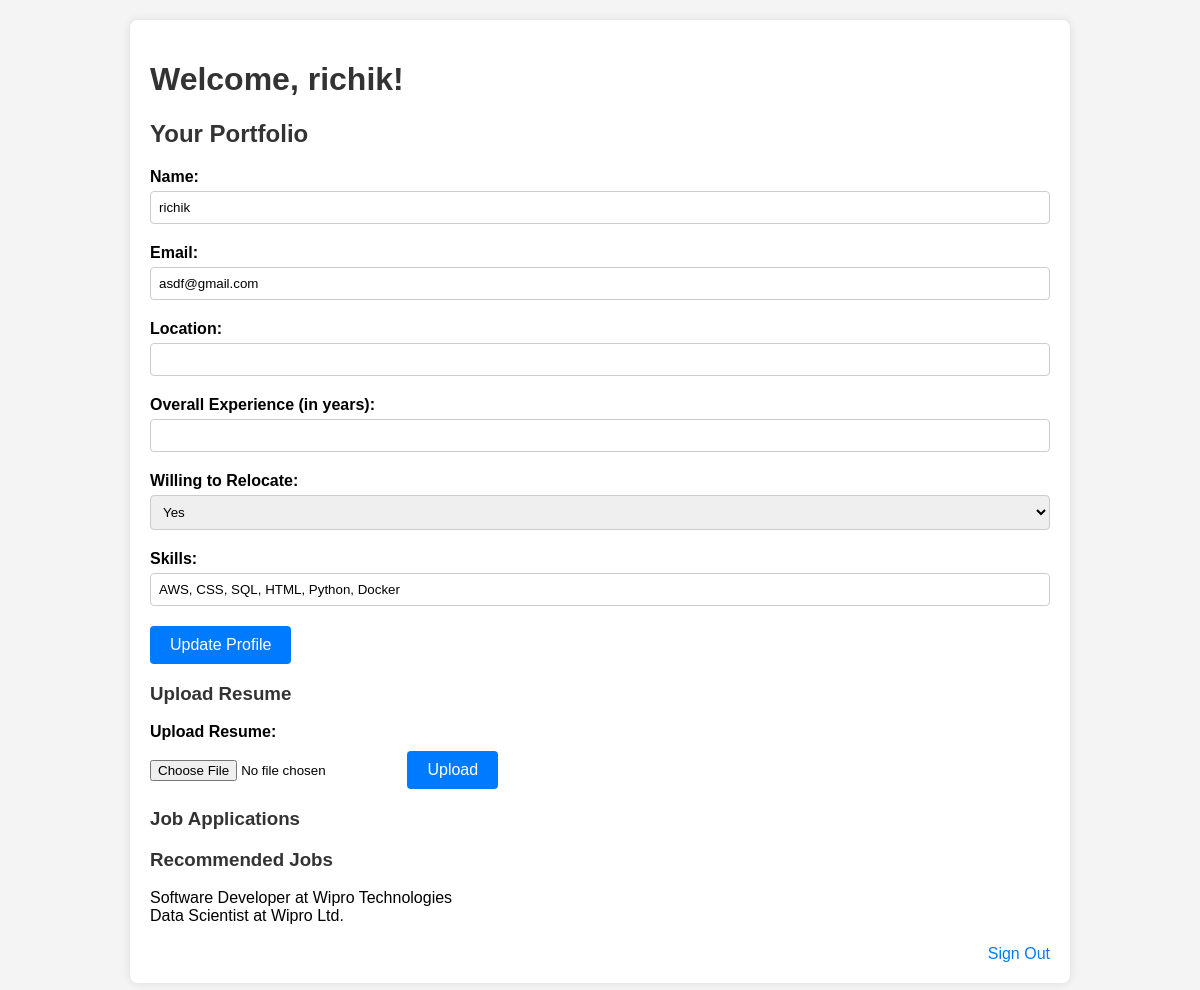
The app's page /user/user_dashboard (signed in), older data.
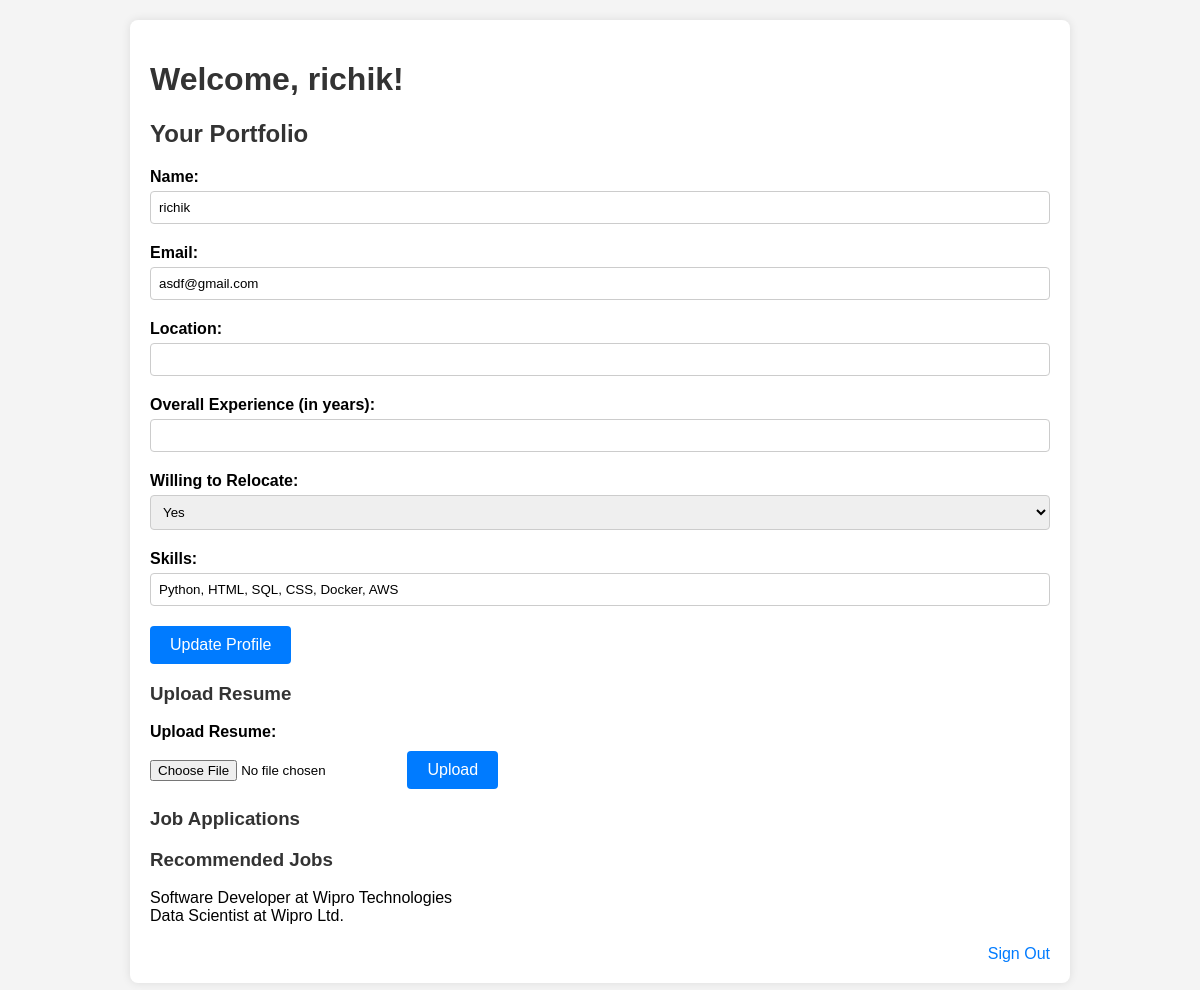
The same page, newer data.
### tables this page shows
CREATE TABLE users (
                id INTEGER PRIMARY KEY AUTOINCREMENT,
                username TEXT UNIQUE NOT NULL,
                password TEXT NOT NULL,
                name TEXT NOT NULL,
                email TEXT NOT NULL,
                skills Text,
                is_admin INTEGER DEFAULT 0
            );

### user.py (the view)
@user_blueprint.route('/user_dashboard')
def user_dashboard():
    if 'username' not in session:
        return redirect(url_for('auth.sign_in'))
    username = session['username']
    user_info = get_user_info(username)
    job_applications = get_job_applications(username)
    if user_info:
        recommended_jobs = generate_recommendations(user_info['skills'])  # AI recommendations
    else:
        recommended_jobs = []
    return render_template('user_dashboard.html', username=username, user_info=user_info, job_applications=job_applications, recommended_jobs=recommended_jobs)

### ai_module.py (called while the page is built)
def generate_recommendations(skills):
    return [
        {'position': 'Software Developer', 'company': 'Wipro Technologies'},
        {'position': 'Data Scientist', 'company': 'Wipro Ltd.'}
    ]

### create_db.py (called while the page is built)
def get_db():
    conn = sqlite3.connect(DATABASE)
    conn.row_factory = sqlite3.Row
    return conn

### user.py (called while the page is built)
def get_user_info(username):
    db = get_db()
    user_info = db.execute('SELECT name, email, skills FROM users WHERE username = ?', (username,)).fetchone()
    return dict(user_info)

def get_job_applications(username):
    db = get_db()
    job_applications = db.execute('''
        SELECT ja.position, ja.company
        FROM job_applications ja
        JOIN user_applications ua ON ja.id = ua.job_id
        JOIN users u ON ua.user_id = u.id
        WHERE u.username = ?
    ''', (username,)).fetchall()
    return job_applications

### templates/user_dashboard.html (shortened to what this page needs)
<!DOCTYPE html>
<html lang="en">
<head>
<link rel="stylesheet" href="{{ url_for('static', filename='user_dashboard.css') }}">
</head>
<body>
<div class="dashboard-container">
<h1>Welcome, {{ user_info.get('name', '') }}!</h1>
<h2>Your Portfolio</h2>
<form method="POST" action="{{ url_for('user.update_profile') }}">
<label for="name">Name:</label>
<input type="text" id="name" name="name" value="{{ user_info.get('name', '') }}" required>
<label for="email">Email:</label>
<input type="email" id="email" name="email" value="{{ user_info.get('email', '') }}" required>
<label for="location">Location:</label>
<input type="text" id="location" name="location" value="{{ user_info.get('location', '') }}" required>
<label for="experience">Overall Experience (in years):</label>
<input type="number" id="experience" name="experience" value="{{ user_info.get('experience', '') }}" required>
<label for="relocate">Willing to Relocate:</label>
<select id="relocate" name="relocate" required>
<option value="Yes" {% if user_info.get('relocate', '') == 'Yes' %}selected{% endif %}>Yes</option>
</select>
<label for="skills">Skills:</label>
<input type="text" id="skills" name="skills" value="{{ user_info.get('skills', '') }}" required readonly>
<button type="submit">Update Profile</button>
</form>
<form method="POST" action="{{ url_for('user.upload_resume') }}" enctype="multipart/form-data">
<h3>Upload Resume</h3>
<label for="resume">Upload Resume:</label>
<input type="file" id="resume" name="resume" accept=".pdf, .doc, .docx, .pages, .txt, .rtf" required>
<button type="submit">Upload</button>
</form>
<h3>Job Applications</h3>
<h3>Recommended Jobs</h3>
<ul>
           {% for job in recommended_jobs %}
<li>{{ job.position }} at {{ job.company }}</li>
           {% endfor %}
</ul>
<a href="{{ url_for('auth.sign_out') }}" class="sign-out-link">Sign Out</a>
</div>
</body>
</html>

### static/user_dashboard.css (style rules this page uses)
body { font-family: Arial, sans-serif; background-color: #f4f4f4; margin: 0; padding: 0; }
.dashboard-container { width: 80%; max-width: 900px; margin: 20px auto; padding: 20px; background-color: #fff; box-shadow: 0 0 10px rgba(0, 0, 0, 0.1); border-radius: 8px; }
h1, h2, h3 { color: #333; }
label { display: block; margin-top: 10px; font-weight: bold; }
input[type="text"], input[type="email"], input[type="number"], select { width: 100%; padding: 8px; margin-top: 5px; margin-bottom: 10px; border: 1px solid #ccc; border-radius: 4px; box-sizing: border-box; }
button { display: inline-block; padding: 10px 20px; background-color: #007bff; color: #fff; border: none; border-radius: 4px; cursor: pointer; font-size: 16px; margin-top: 10px; }
ul { list-style-type: none; padding: 0; }
.sign-out-link { display: block; margin-top: 20px; text-align: right; color: #007bff; text-decoration: none; }

Row changes from the older to the newer data that the page shows:
changed users "richik": skills "AWS, CSS, SQL, HTML, Python, Docker" → "Python, HTML, SQL, CSS, Docker, AWS"
